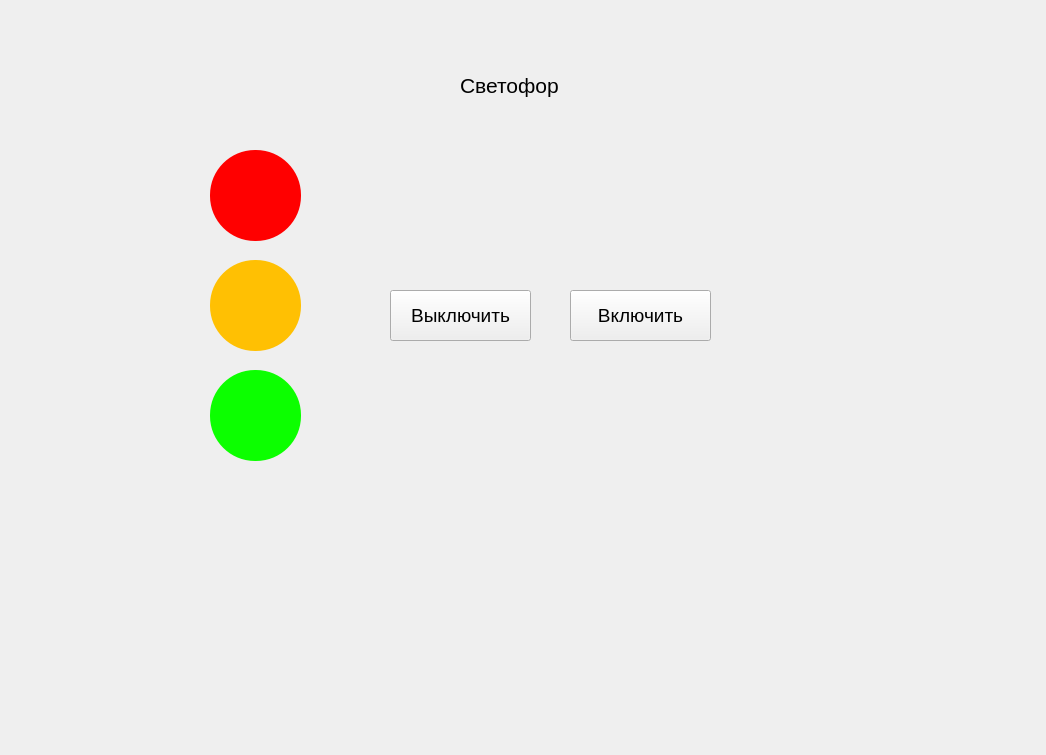
<?xml version="1.0" encoding="UTF-8"?>
<ui version="4.0">
 <class>Dialog</class>
 <widget class="QDialog" name="Dialog">
  <property name="geometry">
   <rect>
    <x>0</x>
    <y>0</y>
    <width>1046</width>
    <height>755</height>
   </rect>
  </property>
  <property name="windowTitle">
   <string>Dialog</string>
  </property>
  <property name="styleSheet">
   <string notr="true"/>
  </property>
  <widget class="QPushButton" name="pbred1">
   <property name="geometry">
    <rect>
     <x>210</x>
     <y>150</y>
     <width>91</width>
     <height>91</height>
    </rect>
   </property>
   <property name="styleSheet">
    <string notr="true">background-color: rgb(255, 0, 0);
border-radius: 45px;</string>
   </property>
   <property name="text">
    <string/>
   </property>
  </widget>
  <widget class="QPushButton" name="pbgr3">
   <property name="geometry">
    <rect>
     <x>210</x>
     <y>370</y>
     <width>91</width>
     <height>91</height>
    </rect>
   </property>
   <property name="styleSheet">
    <string notr="true">background-color: rgb(12, 255, 0);
border-radius: 45px;</string>
   </property>
   <property name="text">
    <string/>
   </property>
  </widget>
  <widget class="QPushButton" name="pbyel2">
   <property name="geometry">
    <rect>
     <x>210</x>
     <y>260</y>
     <width>91</width>
     <height>91</height>
    </rect>
   </property>
   <property name="styleSheet">
    <string notr="true">background-color: rgb(255, 192, 3);
border-radius: 45px;</string>
   </property>
   <property name="text">
    <string/>
   </property>
  </widget>
  <widget class="QPushButton" name="pbvukl">
   <property name="geometry">
    <rect>
     <x>390</x>
     <y>290</y>
     <width>141</width>
     <height>51</height>
    </rect>
   </property>
   <property name="font">
    <font>
     <pointsize>14</pointsize>
    </font>
   </property>
   <property name="text">
    <string>Выключить</string>
   </property>
  </widget>
  <widget class="QPushButton" name="pbvkl">
   <property name="geometry">
    <rect>
     <x>570</x>
     <y>290</y>
     <width>141</width>
     <height>51</height>
    </rect>
   </property>
   <property name="font">
    <font>
     <pointsize>14</pointsize>
    </font>
   </property>
   <property name="text">
    <string>Включить</string>
   </property>
  </widget>
  <widget class="QLabel" name="label">
   <property name="geometry">
    <rect>
     <x>460</x>
     <y>60</y>
     <width>191</width>
     <height>51</height>
    </rect>
   </property>
   <property name="font">
    <font>
     <pointsize>16</pointsize>
    </font>
   </property>
   <property name="layoutDirection">
    <enum>Qt::LeftToRight</enum>
   </property>
   <property name="text">
    <string>Светофор</string>
   </property>
  </widget>
 </widget>
 <resources/>
 <connections/>
</ui>
